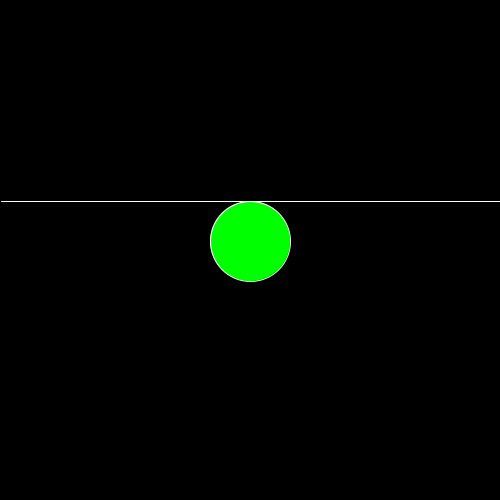
Frame 1 (no input)
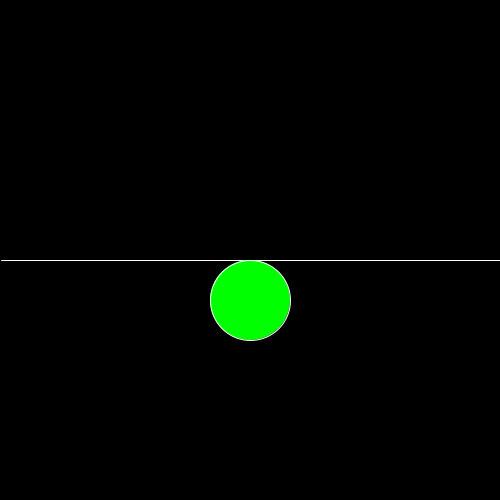
Frame 60 (the mouse pressed at the canvas centre just before this capture)
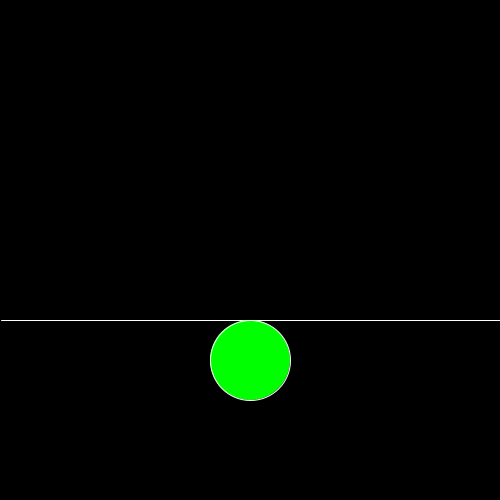
Frame 120 (the mouse held since frame 60 and released just before this capture)

The Processing sketch that drew these frames (run headless with seeded random() and noise(); from frame 60 on, the mouse is pressed at the canvas centre):

// Processing sketch: ejercicio_18
// ── ejercicio_18.pde
int linea;
int dir = 1;

void setup(){
  size(500, 500);
  linea=200;
}

void draw(){
  background(0);
  for (int x = 0; x < 1; x++){
    linea = linea + dir;
  }
  if (linea >= height || linea <= 0){
    dir = dir *-1;
  }
  println(linea);
  
  stroke(255);
  fill(0,255,0);
  line(dir, linea, width, linea);
  ellipse(width/2, linea + 40, 80, 80);
}
